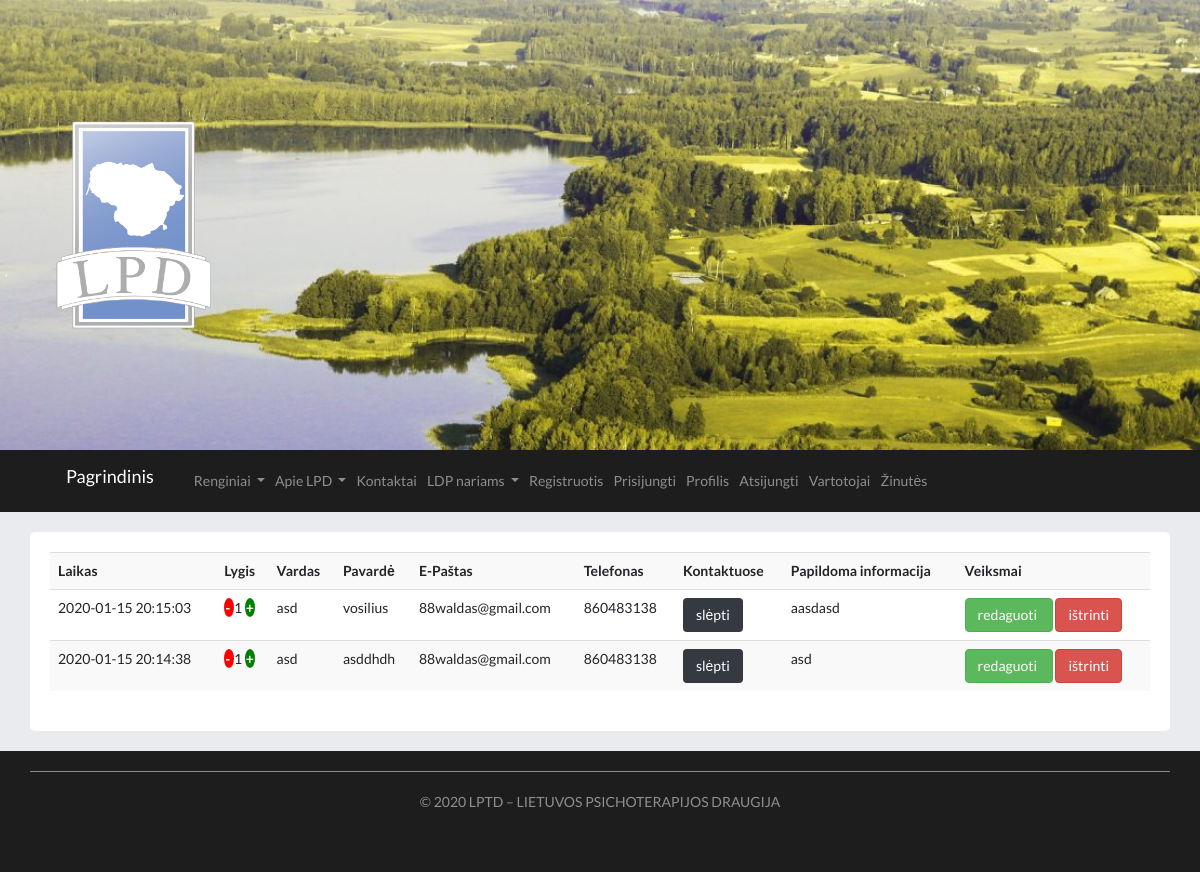
Before: /vartotojai/ with the older database file.
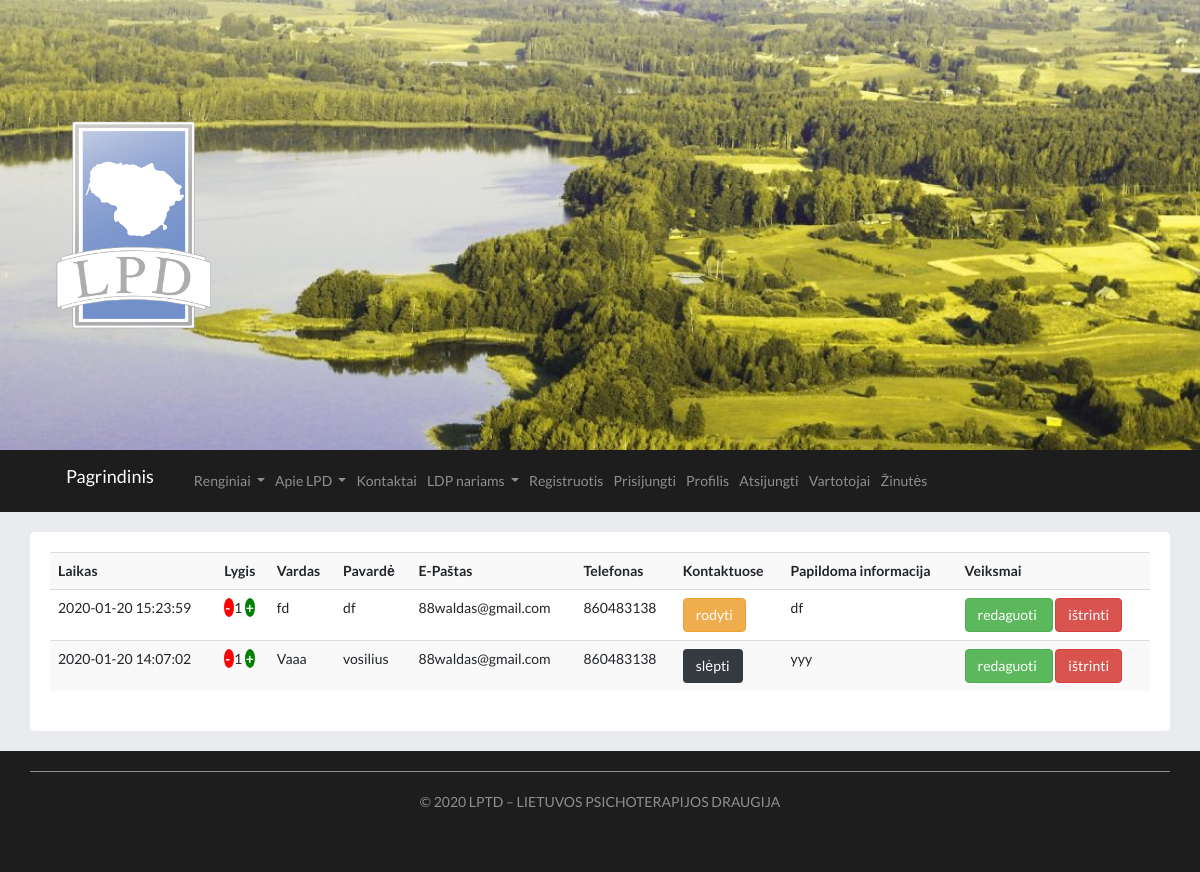
After: the same page with the newer database file.
### main.py (models this page shows)
class User(db.Model):
	id = db.Column(db.Integer, primary_key=True)
	date_created = db.Column(db.DateTime, default=datetime.utcnow)
	name = db.Column(db.String(200), nullable=False)
	surname = db.Column(db.String(200), nullable=False)
	phone = db.Column(db.String(200), default="")
	email = db.Column(db.String(200), nullable=False)
	lvl = db.Column(db.Integer, default=0)
	password = db.Column(db.String(200), nullable=False)
	image = db.Column(db.String(300), default="")
	info = db.Column(db.String(1000), default="")
	info_en = db.Column(db.String(1000), default="")
	show = db.Column(db.String(10), default="False")
	confirmed = db.Column(db.String(10), default="False")

### main.py (the view)
@app.route("/vartotojai/", methods=["POST","GET"])
def control_users():
	users = reversed(User.query.order_by(User.date_created).all())
	return render_template("vartotojai.html", users=users)

### templates/vartotojai.html (shortened to what this page needs)
{% extends "base.html" %}
{% block page%}
	<div class = "row justify-content-lg-center">
		<div class = "col-lg-12 page">
		<table class="table table-striped">
			<tr>
				<th scope="col">Laikas</th>
				<th scope="col">Lygis</th>
				<th scope="col">Vardas</th>
				<th scope="col">Pavardė</th>
				<th scope="col">E-Paštas</th>
				<th scope="col">Telefonas</th>
				<th scope="col">Kontaktuose</th>
				<th scope="col">Papildoma informacija</th>
				<th scope="col">Veiksmai</th>
			</tr>
			{% for user in users %}
				<tr>
				{% set date = user.date_created.strftime('%Y-%m-%d %H:%M:%S') %}
					<td>{{date}}</td>
					<td>
						{% if user.confirmed == "True" and user.lvl > 0%}
							<a href="/down_user/{{user.id}}" class="mini_btn bg_red"> <b>-</b> </a>
						{% endif %}
							{{user.lvl}}
						{% if user.confirmed == "True" %}
							<a href="/up_user/{{user.id}}" class="mini_btn bg_green"> <b>+</b> </a>
						{% endif %}
					</td>
					<td>{{user.name}}</td>
					<td>{{user.surname}}</td>
					<td>{{user.email}}</td>
					<td>{{user.phone}}</td>
					<td>
						{% if user.confirmed == "True" %}
								{% if user.show == "False" %}
									<a href="/show_user/{{user.id}}" class="btn btn-warning"> rodyti </a>
								{% else %}
									<a href="/show_user/{{user.id}}" class="btn btn-dark"> slėpti </a>
								{% endif %}
						{% else %}
								<p> nepatvirtinta</p>
						{% endif %}
					</td>
					<td>{{user.info}}</td>
					<td>
						<a href="/edit_user/{{user.id}}" class="btn btn-success"> redaguoti </a>
						<a href="/delete_user/{{user.id}}" class="btn btn-danger"> ištrinti </a>
					</td>
				</tr>
			{% endfor %}
		</table>
		</div>
	</div>
{% endblock %}

### templates/base.html (shortened to what this page needs)
<!DOCTYPE html>
<html lang="en-US">
<head>
	<link href="https://stackpath.bootstrapcdn.com/bootstrap/4.4.1/css/bootstrap.min.css" rel="stylesheet">
	<link href="https://stackpath.bootstrapcdn.com/font-awesome/4.7.0/css/font-awesome.min.css" rel="stylesheet">
	<link href="//netdna.bootstrapcdn.com/bootstrap/3.2.0/css/bootstrap.min.css" rel="stylesheet" id="bootstrap-css">
	<link rel="stylesheet" href="../static/css/style.css">
</head>
<body>
<div class= "top-image" style="background-image: url(../static/img/cropped-1920.jpg);">
		<div class="container">
			<div class="blog-logoa">
				<a href="/" title="LPTD - Lietuvos Psichoterapijos Draugija" rel="home">
					<img src="../static/img/ICON-PNG.png" alt="LPTD - Lietuvos Psichoterapijos Draugija">
				</a>
			</div>
		</div>
</div>
<div class = " bg_dark ">
<div class = "container">
<nav class="navbar navbar-expand-lg navbar-dark bg_dark ">
  <a class="navbar-brand" href="/"> Pagrindinis</a>
  <div class="collapse navbar-collapse bg_dark" id="navbarNavDropdown">
    <ul class="navbar-nav">
      <li class="nav-item dropdown ">
        <a class="nav-link dropdown-toggle" href="#" id="navbarDropdownMenuLink" role="button" data-toggle="dropdown" aria-haspopup="true" aria-expanded="false">
          Renginiai
        </a>
      </li>
	  <li class="nav-item dropdown ">
        <a class="nav-link dropdown-toggle" href="#" id="navbarDropdownMenuLink" role="button" data-toggle="dropdown" aria-haspopup="true" aria-expanded="false">
          Apie LPD
        </a>
      </li>
	  <li class="nav-item">
        <a class="nav-link" href="/kontaktai/">Kontaktai</a>
      </li>
      <li class="nav-item dropdown ">
        <a class="nav-link dropdown-toggle" href="#" id="navbarDropdownMenuLink" role="button" data-toggle="dropdown" aria-haspopup="true" aria-expanded="false">
          LDP nariams
        </a>
      </li>
	  <li class="nav-item">
        <a class="nav-link" href="/registracija/">Registruotis</a>
      </li>
	  <li class="nav-item">
        <a class="nav-link" href="/prisijungti/">Prisijungti</a>
      </li>
	  <li class="nav-item">
        <a class="nav-link" href="#">Profilis</a>
      </li>
	  <li class="nav-item">
        <a class="nav-link" href="/logout/">Atsijungti</a>
      </li>
	  <li class="nav-item">
        <a class="nav-link" href="/vartotojai/">Vartotojai</a>
      </li>
	  <li class="nav-item">
        <a class="nav-link" href="/sms/">Žinutės</a>
      </li>
    </ul>
  </div>
</nav>
</div>
</div>
<div class="container ">
{% block page%}{% endblock %}
</div>
<div class="bg_dark footer-copyright text-center footer">
	<div class="container">
			<p> © 2020 LPTD – <a href="/">LIETUVOS PSICHOTERAPIJOS DRAUGIJA</a>  </p>
	</div>
</div>
</body>
</html>

### static/css/style.css (style rules this page uses)
body { background-color: #e9ebee; font-family: 'Raleway', sans-serif; font-family: 'Lato', sans-serif; }
.navbar { margin-bottom:0px !important ; }
.page { padding: 20px; margin:20px auto; border-radius: 5px; background-color: white; }
.blog-logoa img { max-height: 250px; width: auto; max-width: 100%; height: auto; }
.top-image { bottom: 0px; padding: 100px 0; background: no-repeat center; background-size: cover; -moz-background-size: cover; -webkit-background-size: cover; }
.bg_dark { background-color:#1D1D1D; }
.bg_dark>a { color:rgba(255,255,255,0.5); padding:10px; }
.footer { color:rgba(255,255,255,0.5); padding:20px 0px 30px 0px; }
.footer a { color:rgba(255,255,255,0.5); text-decoration: none; }
.footer .container { border-top: 1px solid rgba(255,255,255,0.5); padding:20px 0px ; }
.bg_red { background-color: red; }
.bg_green { background-color: green; }
.mini_btn { padding:1px; border-radius: 50%; text-decoration: none; color:white; }

Changed rows visible on the page:
changed User (number 1 of 2 on the later page): date_created "2020-01-15 20:15:03" → "2020-01-20 15:23:59"; name "asd" → "fd"; surname "vosilius" → "df"; info "aasdasd" → "df"; show "slėpti" → "rodyti"
changed User: date_created "2020-01-15 20:14:38" → "2020-01-20 14:07:02"; name "asd" → "Vaaa"; surname "asddhdh" → "vosilius"; info "asd" → "yyy"
